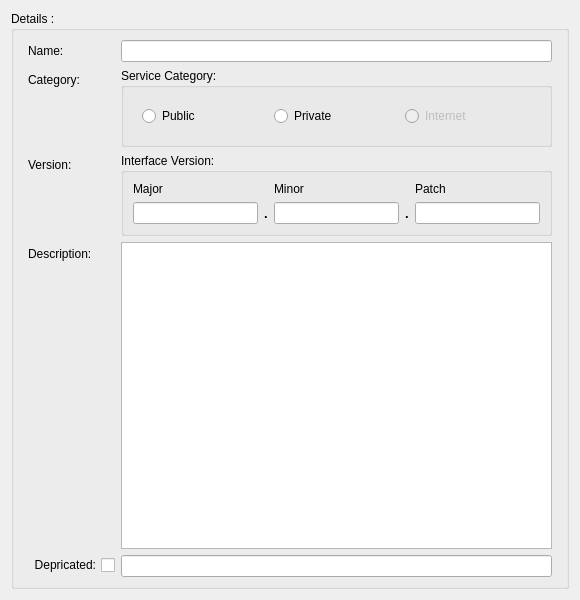
<?xml version="1.0" encoding="UTF-8"?>
<ui version="4.0">
 <class>SIOverviewDetails</class>
 <widget class="QWidget" name="SIOverviewDetails">
  <property name="geometry">
   <rect>
    <x>0</x>
    <y>0</y>
    <width>580</width>
    <height>600</height>
   </rect>
  </property>
  <property name="windowTitle">
   <string>Form</string>
  </property>
  <layout class="QVBoxLayout" name="verticalLayout_3">
   <item>
    <widget class="QGroupBox" name="groupBoxDetails">
     <property name="title">
      <string>Details :</string>
     </property>
     <layout class="QVBoxLayout" name="verticalLayout_2">
      <item>
       <layout class="QFormLayout" name="formLayout">
        <property name="sizeConstraint">
         <enum>QLayout::SizeConstraint::SetNoConstraint</enum>
        </property>
        <property name="rowWrapPolicy">
         <enum>QFormLayout::RowWrapPolicy::DontWrapRows</enum>
        </property>
        <property name="labelAlignment">
         <set>Qt::AlignmentFlag::AlignLeading|Qt::AlignmentFlag::AlignLeft|Qt::AlignmentFlag::AlignTop</set>
        </property>
        <property name="leftMargin">
         <number>5</number>
        </property>
        <property name="rightMargin">
         <number>5</number>
        </property>
        <item row="0" column="0">
         <widget class="QLabel" name="label">
          <property name="text">
           <string>Name:</string>
          </property>
         </widget>
        </item>
        <item row="0" column="1">
         <widget class="QLineEdit" name="editServiceName">
          <property name="readOnly">
           <bool>true</bool>
          </property>
         </widget>
        </item>
        <item row="1" column="0">
         <widget class="QLabel" name="label_3">
          <property name="text">
           <string>Category:</string>
          </property>
         </widget>
        </item>
        <item row="1" column="1">
         <widget class="QGroupBox" name="groupBox_3">
          <property name="sizePolicy">
           <sizepolicy hsizetype="Expanding" vsizetype="Preferred">
            <horstretch>0</horstretch>
            <verstretch>0</verstretch>
           </sizepolicy>
          </property>
          <property name="title">
           <string>Service Category:</string>
          </property>
          <layout class="QFormLayout" name="formLayout_2">
           <item row="0" column="0" colspan="2">
            <widget class="QWidget" name="widget" native="true">
             <layout class="QHBoxLayout" name="horizontalLayout">
              <item>
               <widget class="QRadioButton" name="radioPublic">
                <property name="text">
                 <string>Public</string>
                </property>
               </widget>
              </item>
              <item>
               <widget class="QRadioButton" name="radioPrivate">
                <property name="text">
                 <string>Private</string>
                </property>
               </widget>
              </item>
              <item>
               <widget class="QRadioButton" name="radioInternet">
                <property name="enabled">
                 <bool>false</bool>
                </property>
                <property name="text">
                 <string>Internet</string>
                </property>
               </widget>
              </item>
             </layout>
            </widget>
           </item>
          </layout>
         </widget>
        </item>
        <item row="3" column="0">
         <widget class="QLabel" name="label_7">
          <property name="text">
           <string>Description:</string>
          </property>
         </widget>
        </item>
        <item row="3" column="1">
         <widget class="QPlainTextEdit" name="textDescribe">
          <property name="sizePolicy">
           <sizepolicy hsizetype="Expanding" vsizetype="MinimumExpanding">
            <horstretch>0</horstretch>
            <verstretch>0</verstretch>
           </sizepolicy>
          </property>
          <property name="minimumSize">
           <size>
            <width>0</width>
            <height>0</height>
           </size>
          </property>
          <property name="plainText">
           <string notr="true"/>
          </property>
          <property name="overwriteMode">
           <bool>false</bool>
          </property>
          <property name="placeholderText">
           <string notr="true">Describe data here</string>
          </property>
         </widget>
        </item>
        <item row="4" column="0">
         <widget class="QCheckBox" name="checkDepricated">
          <property name="sizePolicy">
           <sizepolicy hsizetype="Expanding" vsizetype="Fixed">
            <horstretch>0</horstretch>
            <verstretch>0</verstretch>
           </sizepolicy>
          </property>
          <property name="layoutDirection">
           <enum>Qt::LayoutDirection::RightToLeft</enum>
          </property>
          <property name="text">
           <string>Depricated:</string>
          </property>
         </widget>
        </item>
        <item row="4" column="1">
         <widget class="QLineEdit" name="editDepricated">
          <property name="sizePolicy">
           <sizepolicy hsizetype="Expanding" vsizetype="Fixed">
            <horstretch>0</horstretch>
            <verstretch>0</verstretch>
           </sizepolicy>
          </property>
         </widget>
        </item>
        <item row="2" column="0">
         <widget class="QLabel" name="label_2">
          <property name="text">
           <string>Version:</string>
          </property>
         </widget>
        </item>
        <item row="2" column="1">
         <widget class="QGroupBox" name="groupBox">
          <property name="title">
           <string>Interface Version:</string>
          </property>
          <layout class="QGridLayout" name="gridLayout_2">
           <item row="1" column="4">
            <widget class="QLineEdit" name="editVersionPatch">
             <property name="layoutDirection">
              <enum>Qt::LayoutDirection::RightToLeft</enum>
             </property>
             <property name="inputMask">
              <string>99999</string>
             </property>
             <property name="alignment">
              <set>Qt::AlignmentFlag::AlignRight|Qt::AlignmentFlag::AlignTrailing|Qt::AlignmentFlag::AlignVCenter</set>
             </property>
            </widget>
           </item>
           <item row="0" column="0">
            <widget class="QLabel" name="label_4">
             <property name="text">
              <string>Major</string>
             </property>
             <property name="alignment">
              <set>Qt::AlignmentFlag::AlignLeading|Qt::AlignmentFlag::AlignLeft|Qt::AlignmentFlag::AlignVCenter</set>
             </property>
             <property name="margin">
              <number>0</number>
             </property>
            </widget>
           </item>
           <item row="1" column="1">
            <widget class="QLabel" name="label_8">
             <property name="font">
              <font>
               <pointsize>10</pointsize>
               <bold>true</bold>
              </font>
             </property>
             <property name="text">
              <string>.</string>
             </property>
             <property name="margin">
              <number>1</number>
             </property>
            </widget>
           </item>
           <item row="0" column="4">
            <widget class="QLabel" name="label_6">
             <property name="text">
              <string>Patch</string>
             </property>
             <property name="alignment">
              <set>Qt::AlignmentFlag::AlignLeading|Qt::AlignmentFlag::AlignLeft|Qt::AlignmentFlag::AlignVCenter</set>
             </property>
             <property name="margin">
              <number>0</number>
             </property>
            </widget>
           </item>
           <item row="0" column="2">
            <widget class="QLabel" name="label_5">
             <property name="text">
              <string>Minor</string>
             </property>
             <property name="alignment">
              <set>Qt::AlignmentFlag::AlignLeading|Qt::AlignmentFlag::AlignLeft|Qt::AlignmentFlag::AlignVCenter</set>
             </property>
             <property name="margin">
              <number>0</number>
             </property>
            </widget>
           </item>
           <item row="1" column="0">
            <widget class="QLineEdit" name="editVersionMajor">
             <property name="layoutDirection">
              <enum>Qt::LayoutDirection::RightToLeft</enum>
             </property>
             <property name="inputMask">
              <string>99999</string>
             </property>
             <property name="alignment">
              <set>Qt::AlignmentFlag::AlignRight|Qt::AlignmentFlag::AlignTrailing|Qt::AlignmentFlag::AlignVCenter</set>
             </property>
            </widget>
           </item>
           <item row="1" column="2">
            <widget class="QLineEdit" name="editVersionMinor">
             <property name="layoutDirection">
              <enum>Qt::LayoutDirection::RightToLeft</enum>
             </property>
             <property name="inputMask">
              <string>99999</string>
             </property>
             <property name="alignment">
              <set>Qt::AlignmentFlag::AlignRight|Qt::AlignmentFlag::AlignTrailing|Qt::AlignmentFlag::AlignVCenter</set>
             </property>
            </widget>
           </item>
           <item row="1" column="3">
            <widget class="QLabel" name="label_9">
             <property name="font">
              <font>
               <pointsize>10</pointsize>
               <bold>true</bold>
              </font>
             </property>
             <property name="text">
              <string>.</string>
             </property>
             <property name="margin">
              <number>1</number>
             </property>
            </widget>
           </item>
          </layout>
         </widget>
        </item>
       </layout>
      </item>
     </layout>
    </widget>
   </item>
  </layout>
 </widget>
 <tabstops>
  <tabstop>radioPublic</tabstop>
  <tabstop>radioPrivate</tabstop>
  <tabstop>radioInternet</tabstop>
  <tabstop>editVersionMajor</tabstop>
  <tabstop>editVersionMinor</tabstop>
  <tabstop>editVersionPatch</tabstop>
  <tabstop>textDescribe</tabstop>
  <tabstop>checkDepricated</tabstop>
  <tabstop>editDepricated</tabstop>
  <tabstop>editServiceName</tabstop>
 </tabstops>
 <resources/>
 <connections/>
</ui>
